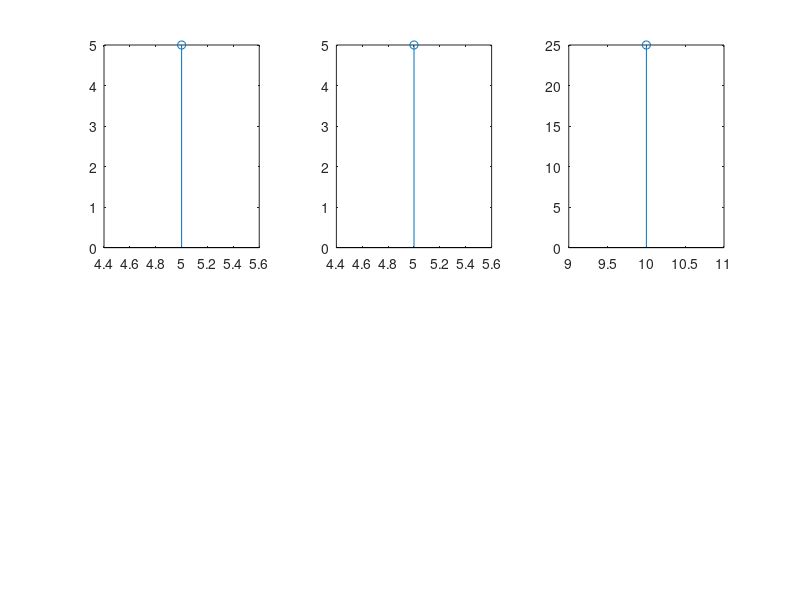

The MATLAB script that drew this image:
x=input("Entre the x(n) seq")
N1=length(x);
ni=input("Enter the initial value")
n1=ni:(N1+ni-1);
subplot(2,3,1)
stem(n1,x)

h=input("Entre the h(n) seq")
N2=length(h);
nf=input("Enter the initial value")
n2=nf:(N2+nf-1);
subplot(2,3,2)
stem(n2,h)

y= cconv(x,h);
N3=length(y);
N4=ni+nf;
n3=N4:(N3+N4-1);
subplot(2,3,3)
stem(n3,y)
